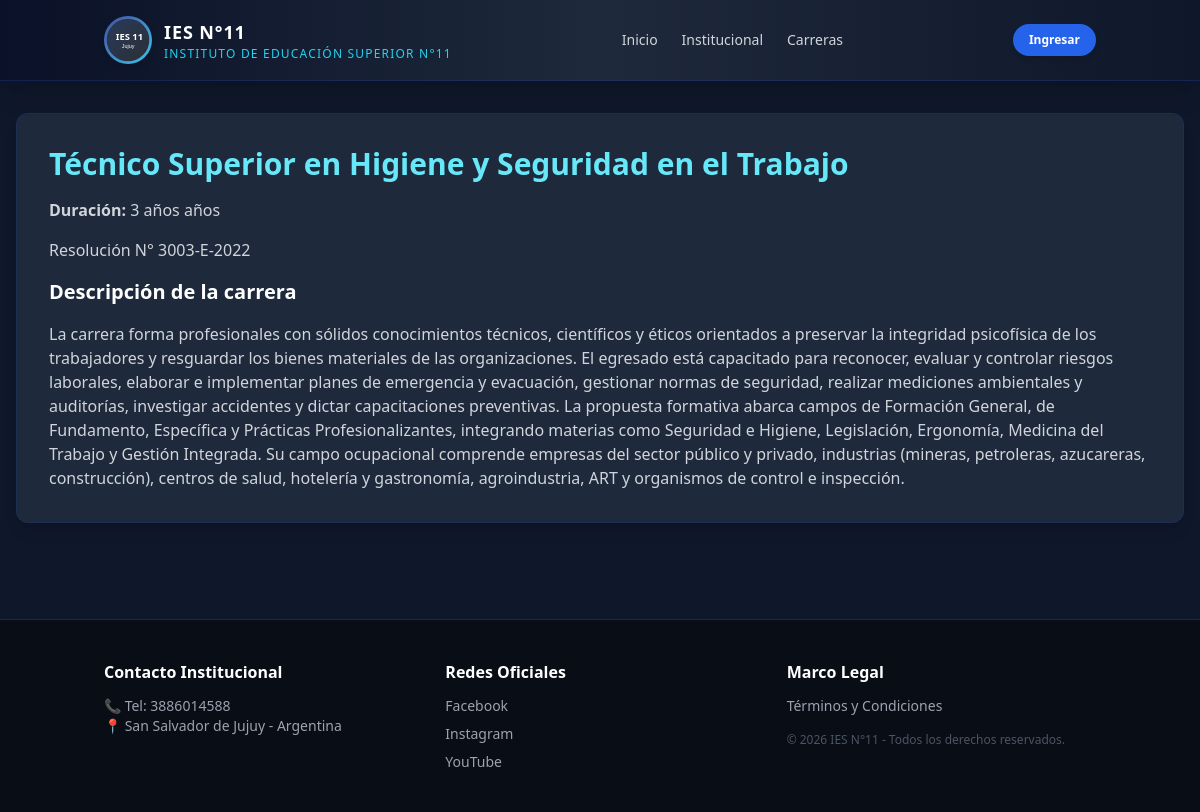
Page /carrera/detalle/9/ on the committed database.
### nucleo/models.py (models this page shows, shortened)
class Carrera(models.Model):
    nombre = models.CharField(max_length=150)
    duracion = models.CharField(max_length=50, default='3 años')
    resolucion = models.CharField(max_length=100, default='S/N')
    area = models.CharField(max_length=100, default='General', help_text='Ej: Salud, Tecnología, Humanidades')
    archivo_pdf = models.FileField(upload_to='carreras_pdf/', blank=True, null=True)
    descripcion = models.TextField(blank=True, null=True)

### nucleo/views.py (the view)
# urls.py: path('carrera/detalle/<int:carrera_id>/', views.detalle_carrera, name='detalle_carrera'),
def detalle_carrera(request, carrera_id):
    carrera = get_object_or_404(Carrera, id=carrera_id)
    return render(request, 'nucleo/detalle_carrera.html', {'carrera': carrera})

### nucleo/templates/nucleo/detalle_carrera.html (shortened to what this page needs)
{% extends 'nucleo/base.html' %}
{% load static %}
{% block content %}
<div class="bg-ies-navy p-8 rounded-xl shadow-lg border border-blue-900/30">
    <h1 class="text-3xl font-bold text-cyan-300 mb-4">{{ carrera.nombre }}</h1>
    <div class="text-gray-300 space-y-4">
        <p><strong>Duración:</strong> {{ carrera.duracion }} años</p>
        <p>{{ carrera.resolucion }}</p>
        <h3 class="text-xl font-semibold text-white mt-6">Descripción de la carrera</h3>
        <p>{{ carrera.descripcion }}</p>
    </div>
</div>
{% endblock %}

### rows in the picture
Carrera: nombre "Técnico Superior en Higiene y Seguridad en el Trabajo", duracion "3 años", resolucion "Resolución N° 3003-E-2022", descripcion "La carrera forma profesionales con sólidos conocimientos técnicos, científicos y éticos orientados a preservar la integridad psicofísica de los trabajadores y resguardar los bienes materiales de las organizaciones. El egresado está capacitado para reconocer, evaluar y controlar riesgos laborales, elaborar e implementar planes de emergencia y evacuación, gestionar normas de seguridad, realizar mediciones ambientales y auditorías, investigar accidentes y dictar capacitaciones preventivas. La propuesta formativa abarca campos de Formación General, de Fundamento, Específica y Prácticas Profesionalizantes, integrando materias como Seguridad e Higiene, Legislación, Ergonomía, Medicina del Trabajo…"
